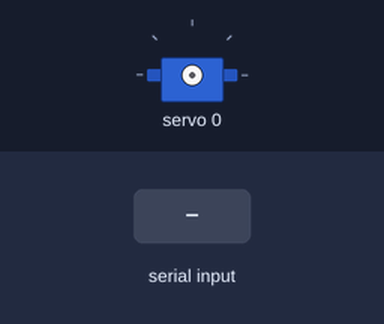
Recording of a sketch running on a simulated Arduino Uno, built with avr-gcc and run on an emulated ATmega328P. On the bench: servo. The test bench sets the inputs (shaded band).

Above: at 1.2 s.
1.3 s: "1" received over Serial
2.8 s: "0" received over Serial
At 3.2 s:
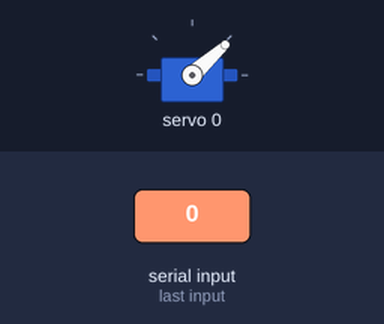
Timing chart, 0 to 5.8 s (numbered marks = the images above; inputs shaded):
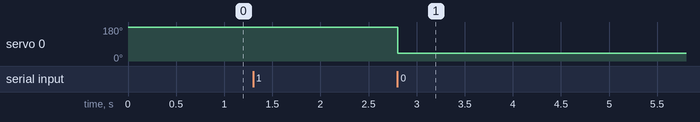

Measured:
- after the input at 2.8 s, servo 0: 180° → 42° at once

The sketch:

sketch_apr6b.ino
```cpp
#include <Wire.h>
#include <Adafruit_PWMServoDriver.h>

Adafruit_PWMServoDriver pwm = Adafruit_PWMServoDriver();

#define RIGHT 500
#define LEFT  200

void setup() {
  Serial.begin(9600);
  pwm.begin();
  pwm.setPWMFreq(50);
}

void loop() {
  if (Serial.available()) {
    char cmd = Serial.read();

    if (cmd == '1') {
      pwm.setPWM(0, 0, RIGHT);  // move servo right
    }
    else if (cmd == '0') {
      pwm.setPWM(0, 0, LEFT);   // move servo left
    }
  }
}
```
